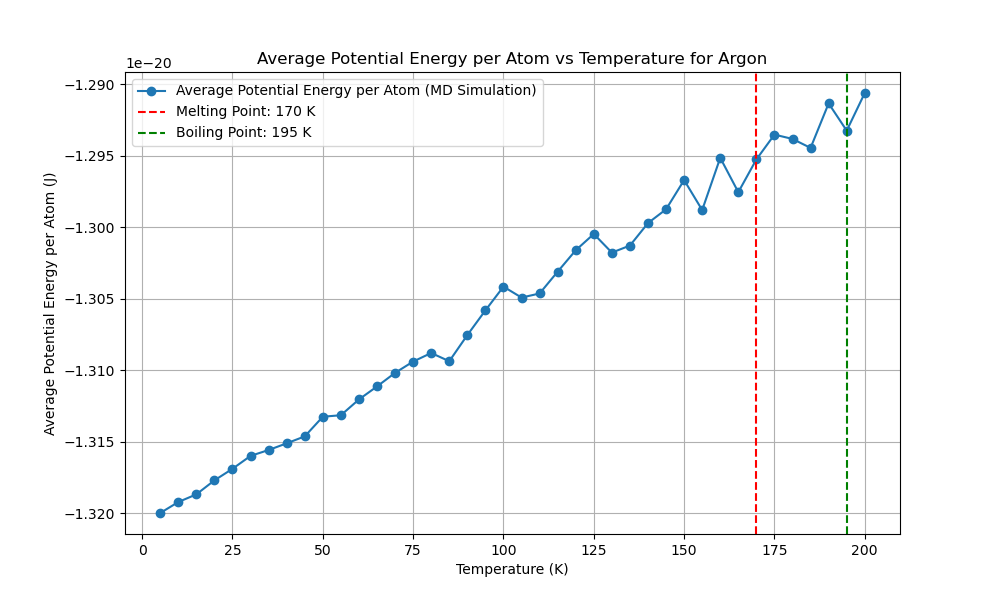

Here is the Python script that generated this plot:
import numpy as np
import matplotlib.pyplot as plt
from scipy.optimize import minimize
from multiprocessing import Pool
import time
from reportlab.lib.pagesizes import letter
from reportlab.pdfgen import canvas
from tqdm import tqdm
from numba import njit, prange
import logging
import os

# Get the directory of the current script
script_dir = os.path.dirname(os.path.abspath(__file__))
script_base_name = os.path.splitext(os.path.basename(__file__))[0]

# Set up logging with the script's base name and directory
log_file_path = os.path.join(script_dir, f'{script_base_name}.log')
logging.basicConfig(filename=log_file_path, 
            level=logging.INFO, format='%(asctime)s:%(levelname)s:%(message)s')

EPSILON = 1.654017502e-21  
SIGMA = 3.405e-10  
MASS = 6.63e-26  
K_B = 1.38e-23 

def create_fcc_lattice(a, n):
    """Create an FCC lattice."""
    base = np.array([[0, 0, 0],
                     [0.5, 0.5, 0], [0.5, 0, 0.5], [0, 0.5, 0.5]])
    positions = np.zeros((n**3 * 4, 3))
    index = 0
    for x in range(n):
        for y in range(n):
            for z in range(n):
                offset = np.array([x, y, z])
                for b in base:
                    positions[index] = (offset + b) * a
                    index += 1
    return positions

@njit
def lennard_jones(r2):
    """Calculate the Lennard-Jones potential and force."""
    r6 = (SIGMA ** 2 / r2) ** 3
    r12 = r6 ** 2
    potential = 4 * EPSILON * (r12 - r6)
    force = 24 * EPSILON * (2 * r12 - r6) / r2
    return potential, force

@njit
def apply_pbc(position, box_length):
    """Apply periodic boundary conditions."""
    return position - box_length * np.round(position / box_length)

@njit
def custom_norm(arr, axis=1):
    """Compute the norm along a specified axis."""
    if axis == 1:
        return np.sqrt(np.sum(arr**2, axis=1))
    elif axis == 0:
        return np.sqrt(np.sum(arr**2, axis=0))
    else:
        raise ValueError("Invalid axis")

@njit(parallel=True)
def compute_forces(positions, box_length):
    """Compute forces using Lennard-Jones potential with PBC."""
    N = len(positions)
    forces = np.zeros_like(positions)
    potential_energy = 0.0

    for i in prange(N):
        for j in range(i + 1, N):
            r_vec = apply_pbc(positions[i] - positions[j], box_length)
            r2 = np.dot(r_vec, r_vec)
            if r2 < (2.5 * SIGMA) ** 2:
                potential, force = lennard_jones(r2)
                f = force * r_vec
                forces[i] += f
                forces[j] -= f
                potential_energy += potential
                
    return forces, potential_energy

@njit
def velocity_verlet_adaptive(positions,
            velocities, forces, dt, box_length, max_force_threshold=1e-13):
    """Velocity-Verlet integration with adaptive time step."""
    new_positions = positions + velocities * dt + 0.5 * forces * dt**2 / MASS
    new_positions = apply_pbc(new_positions, box_length)
    new_forces, _ = compute_forces(new_positions, box_length)
    max_force = np.max(custom_norm(new_forces, axis=1))
    
    if max_force > max_force_threshold:
        dt = max(0.9 * dt * (max_force_threshold / max_force)**0.5, 1e-16)
    
    new_velocities = velocities + 0.5 * (forces + new_forces) * dt / MASS
    return new_positions, new_velocities, new_forces, dt

@njit
def standard_verlet_adaptive(positions,
    velocities, forces, dt, box_length, max_force_threshold=1e-13):
    """Standard Verlet integration with adaptive time step."""
    new_positions = positions + velocities * dt + 0.5 * forces * dt**2 / MASS
    new_positions = apply_pbc(new_positions, box_length)
    new_forces, _ = compute_forces(new_positions, box_length)
    max_force = np.max(custom_norm(new_forces, axis=1))

    if max_force > max_force_threshold:
        dt = max(0.9 * dt * (max_force_threshold / max_force)**0.5, 1e-16)

    new_velocities = velocities + new_forces * dt / MASS
    return new_positions, new_velocities, new_forces, dt

@njit
def leapfrog_verlet_adaptive(positions,
    velocities, forces, dt, box_length, max_force_threshold=1e-13):
    """Leapfrog Verlet integration with adaptive time step."""
    half_dt = 0.5 * dt
    velocities_half = velocities + forces * half_dt / MASS
    new_positions = positions + velocities_half * dt
    new_positions = apply_pbc(new_positions, box_length)
    new_forces, _ = compute_forces(new_positions, box_length)
    max_force = np.max(custom_norm(new_forces, axis=1))

    if max_force > max_force_threshold:
        dt = max(0.9 * dt * (max_force_threshold / max_force)**0.5, 1e-16)

    new_velocities = velocities_half + new_forces * half_dt / MASS
    return new_positions, new_velocities, new_forces, dt




def adaptive_equilibration(positions, velocities, forces, dt, box_length,
                           verlet_algorithm, initial_equilibration_window=10,
                           initial_threshold=5e-25, min_threshold=5e-27,
                           max_threshold=5e-21, max_steps=100):
    """Perform adaptive equilibration with dynamic threshold and window adjustment."""
    equilibration_steps = 0
    window_size = initial_equilibration_window
    recent_potential_energies = np.zeros(window_size)
    index = 0
    forces, _ = compute_forces(positions, box_length)
    threshold = initial_threshold
    equilibration_window = initial_equilibration_window
    
    with tqdm(total=equilibration_window, desc="Equilibration") as pbar:
        while equilibration_steps < max_steps:
            positions, velocities, forces, dt = verlet_algorithm(positions,
                velocities, forces, dt, box_length)
            _, potential_energy = compute_forces(positions, box_length)
            
            recent_potential_energies[index % window_size] = potential_energy # to Reduce Ram 
            index += 1
            
            if index >= window_size:
                mean_potential_energy = np.mean(recent_potential_energies)
                std_potential_energy = np.std(recent_potential_energies)
                logging.info(f"((len(recent_p_energies) > equiwindow)) STD: {std_potential_energy:.5e}, MEAN: {mean_potential_energy:.5e}")

                # Dynamically adjust the threshold based on the standard deviation
                if std_potential_energy > threshold:
                    threshold = min(threshold * 1.5, max_threshold)
                    new_window_size = min(int(window_size * 1.00), len(recent_potential_energies) * 1.0)
                    if new_window_size > window_size:
                        recent_potential_energies = np.resize(recent_potential_energies, new_window_size)
                        window_size = new_window_size
                    logging.info(f"((std_potential_energy > threshold)) threshold: {threshold:.5e}, MEAN: {mean_potential_energy:.5e}")
                else:
                    threshold = max(threshold * 0.6, min_threshold)
                    logging.info(f"((std_potential_energy < threshold)) threshold: {threshold:.5e}, MEAN: {mean_potential_energy:.5e}")

                if std_potential_energy < threshold and np.abs(potential_energy - mean_potential_energy) < threshold:
                    logging.info(f"Equilibration completed in {equilibration_steps} steps with dt={dt:.2e}")
                    break
                
                pbar.update(1)
            equilibration_steps += 1
            if equilibration_steps % 1000 == 0:
                logging.info(f"Step {equilibration_steps}: Potential Energy = {potential_energy:.5e}, dt = {dt:.2e}")
    
    return positions, velocities, forces, dt, equilibration_steps




def run_md_for_temperature(T, seed, verlet_algorithm,
                           dt, sampling_steps=60000):
    """Run MD simulation for a single temperature using the specified Verlet algorithm."""
    np.random.seed(seed)
    a = 5.26e-10  # Initial guess for the lattice parameter
    n = 3  # Number of unit cells in each dimension
    positions = create_fcc_lattice(a, n)
    box_length = n * a  # Length of the simulation box
    N = len(positions)
    
   
    velocities = np.random.randn(N, 3) * np.sqrt(K_B * 5 / MASS)
    forces, _ = compute_forces(positions, box_length)

    # Rescale velocities to the desired temperature
    current_temperature = np.sum(MASS * np.sum(velocities**2, axis=1)) / (3 * N * K_B)
    scale_factor = np.sqrt(T / current_temperature)
    velocities *= scale_factor

    # Adaptive equilibration
    positions, velocities, forces, dt, equilibration_steps = adaptive_equilibration(
        positions, velocities, forces,
        dt, box_length, verlet_algorithm)

    logging.info(f"Equilibration steps: {equilibration_steps}")

    print(f"Equilibration steps: {equilibration_steps}")

    potential_energy = 0
    initial_total_energy = 0
    count = 0
    total_energy_drift = 0

    with tqdm(total=sampling_steps, desc="Progress") as pbar:
        potential_energy = 0
        count = 0
        total_energy_drift = 0
        initial_total_energy = None
    
        for step in range(sampling_steps):
            positions, velocities, forces, dt = verlet_algorithm(
                positions, velocities, forces, dt, box_length
            )
            kinetic_energy = 0.5 * MASS * np.sum(velocities**2)
            _, potential_energy_step = compute_forces(positions, box_length)
            total_energy = kinetic_energy + potential_energy_step
            potential_energy += potential_energy_step
    
            if step == 0:
                initial_total_energy = total_energy
    
            total_energy_drift += abs(total_energy - initial_total_energy)
            count += 1
            pbar.update(1)
            if step % 1000 == 0:
                logging.info(f"Step {step}: Kinetic Energy = {kinetic_energy:.5e}, Potential Energy = {potential_energy_step:.5e}, Total Energy = {total_energy:.5e}")
        
        average_potential_energy = potential_energy / count / N  
        energy_drift = total_energy_drift / count
    
    return dt, average_potential_energy, energy_drift

def potential_energy_for_lattice(a):
    """Calculate potential energy for a given lattice parameter."""
    positions = create_fcc_lattice(a, 3)
    box_length = 3 * a
    _, potential_energy = compute_forces(positions, box_length)
    return potential_energy

def optimize_lattice_parameter():
    """Optimize the lattice parameter."""
    initial_guesses = np.linspace(5e-10, 6e-10, 1000)
    results = [minimize(potential_energy_for_lattice,
                        [guess], bounds=[(5e-10, 6e-10)]) for
               guess in initial_guesses]
    best_result = min(results, key=lambda x: x.fun)
    return best_result.x[0]

def test_time_steps(T, seed, verlet_algorithm,
                    time_steps, sampling_steps=60000):
    """Test different time steps."""
    with Pool(16) as pool:
        args = [(T, seed, verlet_algorithm,
                 dt, sampling_steps) for dt in time_steps]
        results = pool.starmap(run_md_for_temperature, args)
    return results

def run_preliminary_steps_parallel(temperatures, seeds,
                   verlet_algorithms, algorithm_names, 
               time_steps, preliminary_steps):
    """Run preliminary steps sequentially."""
    results = []
    for alg in verlet_algorithms:
        alg_results = []
        for T, seed, dt in zip(temperatures, seeds, time_steps):
            result = run_md_for_temperature(T, seed, alg,
                                            dt, preliminary_steps)
            alg_results.append(result)
        results.append(alg_results)
    
    potential_energies_per_algorithm = []
    energy_drifts_per_algorithm = []
    best_time_steps = []

    for i, alg_results in enumerate(results):
        if len(alg_results) == 0:
            print(f"No results for algorithm {algorithm_names[i]}")  
            logging.warning(f"No results for algorithm {algorithm_names[i]}")
            
            continue
        potential_energies = [res[1] for res in alg_results]
        energy_drifts = [res[2] for res in alg_results]
        best_time_step = time_steps[np.argmin([res[2] for res in alg_results])]
        
        potential_energies_per_algorithm.append(np.mean(potential_energies))
        energy_drifts_per_algorithm.append(np.mean(energy_drifts))
        best_time_steps.append(best_time_step)
    
    return potential_energies_per_algorithm, energy_drifts_per_algorithm, best_time_steps



def find_best_sampling_steps(T, seed, verlet_algorithm,
                time_step, sampling_step_range):
    """Find the best sampling steps."""
    results = []
    for sampling_steps in sampling_step_range:
        dt, potential_energy, energy_drift = run_md_for_temperature(T, seed,
                            verlet_algorithm, time_step, sampling_steps)
        results.append((sampling_steps, potential_energy, energy_drift))
    return results






def find_critical_boiling_melting_points(temperatures, potential_energies):
    # Compute the first and second derivatives
    first_derivative = np.gradient(potential_energies, temperatures)
    second_derivative = np.gradient(first_derivative, temperatures)
    
    # Critical point: maximum in the second derivative
    critical_point_index = np.argmax(second_derivative)
    critical_point = temperatures[critical_point_index]

    # Boiling point: second highest in the second derivative before the critical point
    pre_critical_second_derivative = second_derivative[:critical_point_index]
    boiling_point_index = np.argmax(pre_critical_second_derivative)
    boiling_point = temperatures[boiling_point_index]

    # Melting point: maximum in the first derivative before the boiling point
    pre_boiling_first_derivative = first_derivative[:boiling_point_index]
    melting_point_index = np.argmax(pre_boiling_first_derivative)
    melting_point = temperatures[melting_point_index]

    return melting_point, boiling_point, critical_point








def plot_potential_energy_vs_temperature(temperatures, potential_energies, melting_point, boiling_point, critical_point):
    plt.figure(figsize=(10, 6))
    plt.plot(temperatures, potential_energies, marker='o', linestyle='-', label='Average Potential Energy (MD Simulation)')
    plt.xlabel('Temperature (K)')
    plt.ylabel('Average Potential Energy (J)')
    plt.title('Average Potential Energy vs Temperature for Argon')

    if melting_point is not None:
        plt.axvline(melting_point, color='r', linestyle='--', label=f'Melting Point: {melting_point} K')
    if boiling_point is not None:
        plt.axvline(boiling_point, color='g', linestyle='--', label=f'Boiling Point: {boiling_point} K')
    if critical_point is not None:
        plt.axvline(critical_point, color='b', linestyle='--', label=f'Critical Point: {critical_point} K')
    
    plt.legend()
    plt.grid(True)
    plt.show()








def generate_pdf_report(melting_point, boiling_point, a_opt, temperatures, potential_energies, runtime, best_algorithm_name, best_time_step, reason):
    script_base_name = os.path.splitext(os.path.basename(__file__))[0]
    filename = os.path.join(script_dir, f"{script_base_name}.pdf")
    plot_filename = os.path.join(script_dir, f"{script_base_name}.png")

    c = canvas.Canvas(filename, pagesize=letter)
    width, height = letter

    c.drawString(50, height - 50, "Molecular Dynamics Simulation Report")
    c.drawString(50, height - 70, f"Optimized Lattice Parameter: {a_opt:.4e} m")
    if melting_point is not None:
        c.drawString(50, height - 90, f"Melting Point: {melting_point} K")
    if boiling_point is not None:
        c.drawString(50, height - 110, f"Boiling Point: {boiling_point} K")
    c.drawString(50, height - 130, f"Total Runtime: {runtime:.2f} seconds")
    c.drawString(50, height - 150, f"Best Verlet Algorithm: {best_algorithm_name}")
    c.drawString(50, height - 170, f"Best Time Step: {best_time_step:.2e} s")

    reason_text = f"Reason: {reason}"
    max_chars_per_line = 78
    wrapped_reason = "\n".join([reason_text[i:i + max_chars_per_line] for i in range(0, len(reason_text), max_chars_per_line)])
    for i, line in enumerate(wrapped_reason.split('\n')):
        c.drawString(50, height - 190 - i * 20, line)

    plt.figure(figsize=(10, 6))
    plt.plot(temperatures, potential_energies, marker='o', linestyle='-', label='Average Potential Energy per Atom (MD Simulation)')
    plt.xlabel('Temperature (K)')
    plt.ylabel('Average Potential Energy per Atom (J)')
    plt.title('Average Potential Energy per Atom vs Temperature for Argon')
    if melting_point is not None:
        plt.axvline(melting_point, color='r', linestyle='--', label=f'Melting Point: {melting_point} K')
    if boiling_point is not None:
        plt.axvline(boiling_point, color='g', linestyle='--', label=f'Boiling Point: {boiling_point} K')
    plt.legend()
    plt.grid(True)
    plt.savefig(plot_filename)
    plt.close()

    try:
        c.drawImage(plot_filename, 50, 200, width=500, height=300)
    except FileNotFoundError:
        logging.error(f"File {plot_filename} not found. Skipping image in the PDF report.")

    c.save()



def main():
    """Main function to run the MD simulation."""
    start_time = time.time()

    a_opt = optimize_lattice_parameter()
    print(f"Optimized lattice parameter: {a_opt}")
    logging.info(f"Optimized lattice parameter: {a_opt}")

    temperatures = np.arange(5, 205, 5)
    preliminary_temperatures = np.arange(5, 205, 50)

    time_steps = [1e-14]

    seeds = np.random.randint(0, 10000, len(temperatures))
    preliminary_seeds = np.random.randint(0, 10000, len(preliminary_temperatures))

    verlet_algorithms = [
        velocity_verlet_adaptive,
        standard_verlet_adaptive,
        leapfrog_verlet_adaptive
    ]
    algorithm_names = [
        "Velocity-Verlet (Adaptive)",
        "Standard Verlet (Adaptive)",
        "Leapfrog Verlet (Adaptive)"
    ]

    preliminary_steps = 80
    potential_energies_per_algorithm, energy_drifts_per_algorithm, best_time_steps = run_preliminary_steps_parallel(
        preliminary_temperatures,
        preliminary_seeds,
        verlet_algorithms,
        algorithm_names, time_steps, preliminary_steps)

    if not potential_energies_per_algorithm or not energy_drifts_per_algorithm or not best_time_steps:
        print("Error: No valid preliminary results obtained.")
        logging.error("No valid preliminary results obtained.")
        return

    best_algorithm_index = np.argmin([pe + ed for pe, ed in zip(potential_energies_per_algorithm, energy_drifts_per_algorithm)])
    best_verlet_algorithm = verlet_algorithms[best_algorithm_index]
    best_algorithm_name = algorithm_names[best_algorithm_index]
    best_time_step = best_time_steps[best_algorithm_index]
    reason = (f"Lowest average potential energy ({potential_energies_per_algorithm[best_algorithm_index]:.2e} J) "
              f"and minimal energy drift ({energy_drifts_per_algorithm[best_algorithm_index]:.2e} J) "
              f"during preliminary simulation.")
    print(f"Best Verlet algorithm: {best_algorithm_name}")
    print(f"Best time step: {best_time_step}")

    sampling_step_range = [200, 300, 500, 600]
    
    # Collect results for all preliminary temperatures
    sampling_results = []
    for T, seed in zip(preliminary_temperatures, preliminary_seeds):
        results = find_best_sampling_steps(T, seed, best_verlet_algorithm, best_time_step, sampling_step_range)
        sampling_results.append(results)

    # Calculate the average potential energy and energy drift for each sampling step
    average_results = {}
    for results in sampling_results:
        for sampling_steps, potential_energy, energy_drift in results:
            if sampling_steps not in average_results:
                average_results[sampling_steps] = {'potential_energy': [], 'energy_drift': []}
            average_results[sampling_steps]['potential_energy'].append(potential_energy)
            average_results[sampling_steps]['energy_drift'].append(energy_drift)

    # Compute averages and normalize them
    max_ape = 0
    max_aed = 0
    small_value = 1e-30  # Small value to prevent division by zero
    for sampling_steps in average_results:
        average_results[sampling_steps]['average_potential_energy'] = np.mean(average_results[sampling_steps]['potential_energy'])
        average_results[sampling_steps]['average_energy_drift'] = np.mean(average_results[sampling_steps]['energy_drift'])
        max_ape = max(max_ape, average_results[sampling_steps]['average_potential_energy'])
        max_aed = max(max_aed, average_results[sampling_steps]['average_energy_drift'])

    # Calculate the combined score
    w_ape = 0.5
    w_aed = 0.5
    for sampling_steps in average_results:
        normalized_ape = average_results[sampling_steps]['average_potential_energy'] / (max_ape + small_value)
        normalized_aed = average_results[sampling_steps]['average_energy_drift'] / (max_aed + small_value)
        average_results[sampling_steps]['score'] = w_ape * normalized_ape + w_aed * normalized_aed

    # Choose the best sampling step based on the minimum score
    best_sampling_steps = min(average_results.items(), key=lambda x: x[1]['score'])[0]
    print(f"Best sampling steps: {best_sampling_steps}")
    logging.info(f"Best sampling steps: {best_sampling_steps}")

    with Pool(16) as pool:
        results = pool.starmap(run_md_for_temperature, [(T, seed, best_verlet_algorithm, best_time_step, best_sampling_steps) for T, seed in zip(temperatures, seeds)])

    dts, potential_energies, energy_drifts = zip(*results)

    end_time = time.time()
    runtime = end_time - start_time
    print(f"Runtime: {runtime:.2f} seconds")

    melting_point, boiling_point, critical_point = find_critical_boiling_melting_points(temperatures, potential_energies)

    logging.info(f"Detected Melting Point: {melting_point} K")
    logging.info(f"Detected Boiling Point: {boiling_point} K")
    logging.info(f"Detected Critical Point: {critical_point} K")

    plot_potential_energy_vs_temperature(temperatures, potential_energies, melting_point, boiling_point, critical_point)

    generate_pdf_report(melting_point, boiling_point, a_opt, temperatures, potential_energies, runtime, best_algorithm_name, best_time_step, reason)

if __name__ == "__main__":
    main()
